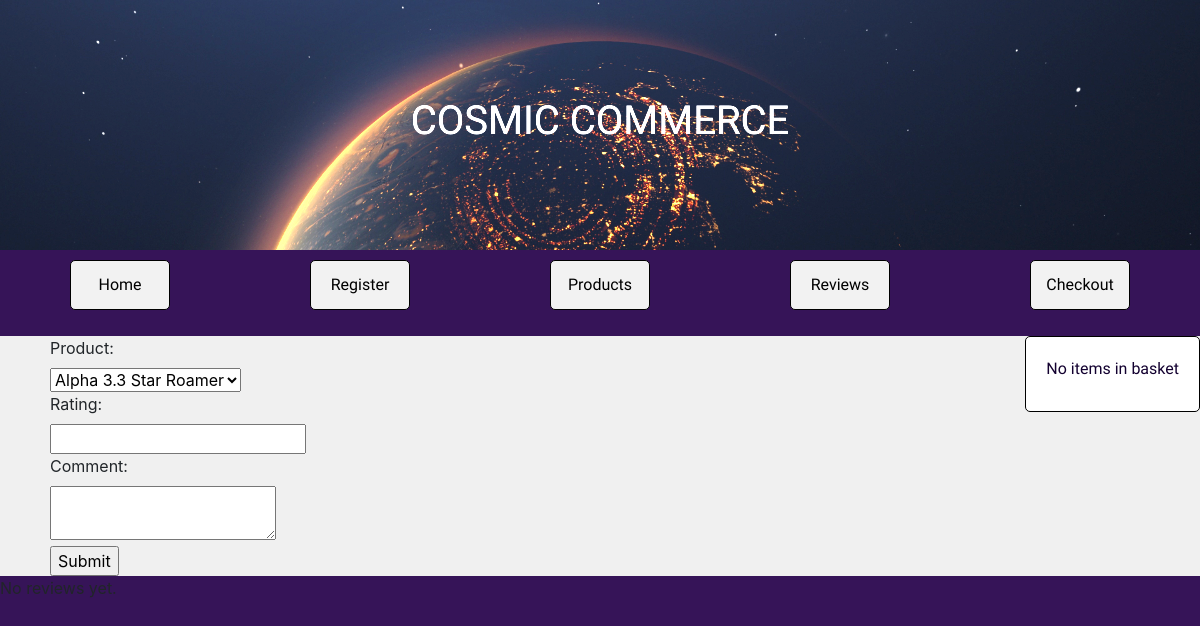
The page /reviews/ on the database as committed earlier.
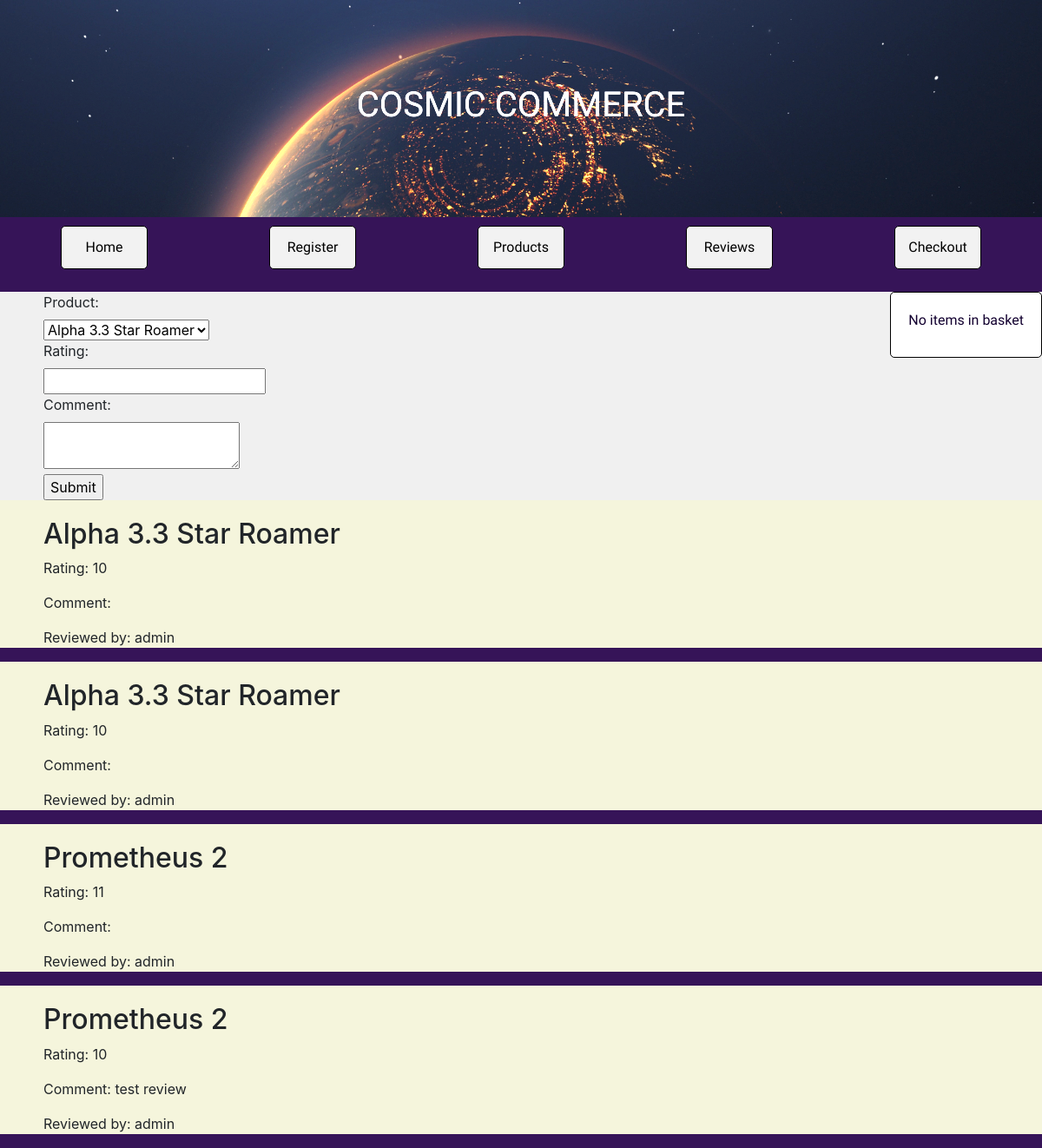
The same page on the database as committed later.
### catalog/models.py (models this page shows, shortened)
class Review(models.Model):
    product = models.ForeignKey(Product, on_delete=models.CASCADE)
    user = models.ForeignKey(User, on_delete=models.CASCADE)
    content = models.TextField()
    rating = models.IntegerField()
    comment = models.TextField(default='')
    def __str__(self):
        return f'Review for {self.product.title} by {self.user.username}'

class Product(models.Model):
    image = models.ImageField(upload_to='products/')
    title = models.CharField(max_length=200, default='Default Title')
    description = models.TextField()
    price = models.DecimalField(max_digits=6, decimal_places=2)
    category = models.ForeignKey(Category, null=True, blank=True, on_delete=models.CASCADE)
    featured = models.BooleanField(default=False)

### catalog/views.py (the view)
# urls.py: path('reviews/', views.reviews, name='reviews'),
def reviews(request):
    reviews = Review.objects.all()
    products = Product.objects.all()
    print(reviews) # Print all reviews to the terminal test REMOVE THIS LINE
    return render(request, 'catalog/reviews.html', {'reviews': reviews, 'products': products})

### catalog/context_processors.py (called while the page is built)
def basket(request):
    if request.user.is_authenticated:
        basket, created = Basket.objects.get_or_create(user=request.user)
        return {'basket': basket}
    else:
        return {}

### catalog/templates/catalog/reviews.html (shortened to what this page needs)
{% extends 'catalog/base.html' %}
{% block content %}
<div class="review-form">
    <form method="POST" action="{% url 'create_review' %}">
        <label for="product_id">Product:</label><br>
        <select id="product_id" name="product_id">
            {% for product in products %}
                <option value="{{ product.id }}">{{ product.title }}</option>
            {% endfor %}
        </select><br>
        <label for="rating">Rating:</label><br>
        <input type="text" id="rating" name="rating"><br>
        <label for="comment">Comment:</label><br>
        <textarea id="comment" name="comment"></textarea><br>
        <input type="submit" value="Submit">
    </form>
</div>
{% for review in reviews %}
    <div class="product-reviews">
        <h2>{{ review.product.title }}</h2>
        <p>Rating: {{ review.rating }}</p>
        <p>Comment: {{ review.comment }}</p>
        <p>Reviewed by: {{ review.user.username }}</p>
    </div>
{% empty %}
    <p>No reviews yet.</p>
{% endfor %}
{% endblock %}

### catalog/templates/catalog/base.html (shortened to what this page needs)
{% load static %}
<!DOCTYPE html>
<html>
<head>
    <link rel="stylesheet" href="https://stackpath.bootstrapcdn.com/bootstrap/4.5.2/css/bootstrap.min.css">
    <link rel="stylesheet" type="text/css" href="{% static 'catalog/css/style.css' %}">
</head>
<body>
    <header class="site-header">
        <h1>COSMIC COMMERCE</h1>
    </header>
    <section class="site-nav">
        <nav>
            <ul>
                <li><a href="{% url 'index' %}">Home</a></li>
                <li><a href="{% url 'register' %}">Register</a></li>
                <li><a href="{% url 'products' %}">Products</a></li>
                <li><a href="{% url 'reviews' %}">Reviews</a></li>
                <li><a href="{% url 'checkout' %}">Checkout</a></li>
            </ul>
        </nav>
    </section>
    <div class="basket-info">
        {% if basket %}
            <p>User: {{ request.user.username }}</p>
            <p>Items in basket: {{ basket.basketitem_set.count }}</p>
            <p>Total price: {{ basket.total_cost }}</p>
        {% else %}
            <p>No items in basket</p>
        {% endif %}
    </div>
    {% block content %}
    {% endblock %}
</body>
</html>

### catalog/static/catalog/css/style.css (style rules this page uses)
body { background-color: rgb(54, 20, 88); }
.site-header { background-image: url(../images/planet-image.jpeg); background-size: cover; background-repeat: no-repeat; height: 250px; font-family: "Luckiest Guy", cursive; font-weight: 400; font-style: normal; font-size: 50px; color: white; text-align: center; display: flex; align-items: center; justify-content: center; transition: filter 2s ease-in-out; }
.site-nav ul { list-style: none; display: flex; justify-content: space-around; padding: 0; font-family: 'Luckiest Guy', cursive; }
.site-nav li { background-color: #f2f2f2; border: 1px solid #000; padding: 10px 20px; margin: 10px; border-radius: 5px; transition: background-color 0.3s ease; width: 100px; height: 50px; display: flex; justify-content: center; align-items: center; }
.site-nav a { text-decoration: none; color: #000; }
.basket-info { position: fixed; right: 0; background-color: white; padding: 20px; border: 1px solid #000; border-radius: 5px; font-family: 'Luckiest Guy', cursive; color: rgb(19, 1, 48); }
.basket-info p { margin: 0 0 10px; }
.review-form { padding-left: 50px; background-color: #f0f0f0; }
.product-reviews { padding-left: 50px; padding-top: 20px; background-color: beige; }

Rows that differ between the two databases and show on the page:
added Review: product "Alpha 3.3 Star Roamer", rating "10", user.username "admin"
added Review: product "Alpha 3.3 Star Roamer", rating "10", user.username "admin"
added Review: product "Prometheus 2", rating "11", user.username "admin"
added Review: product "Prometheus 2", rating "10", comment "test review", user.username "admin"
